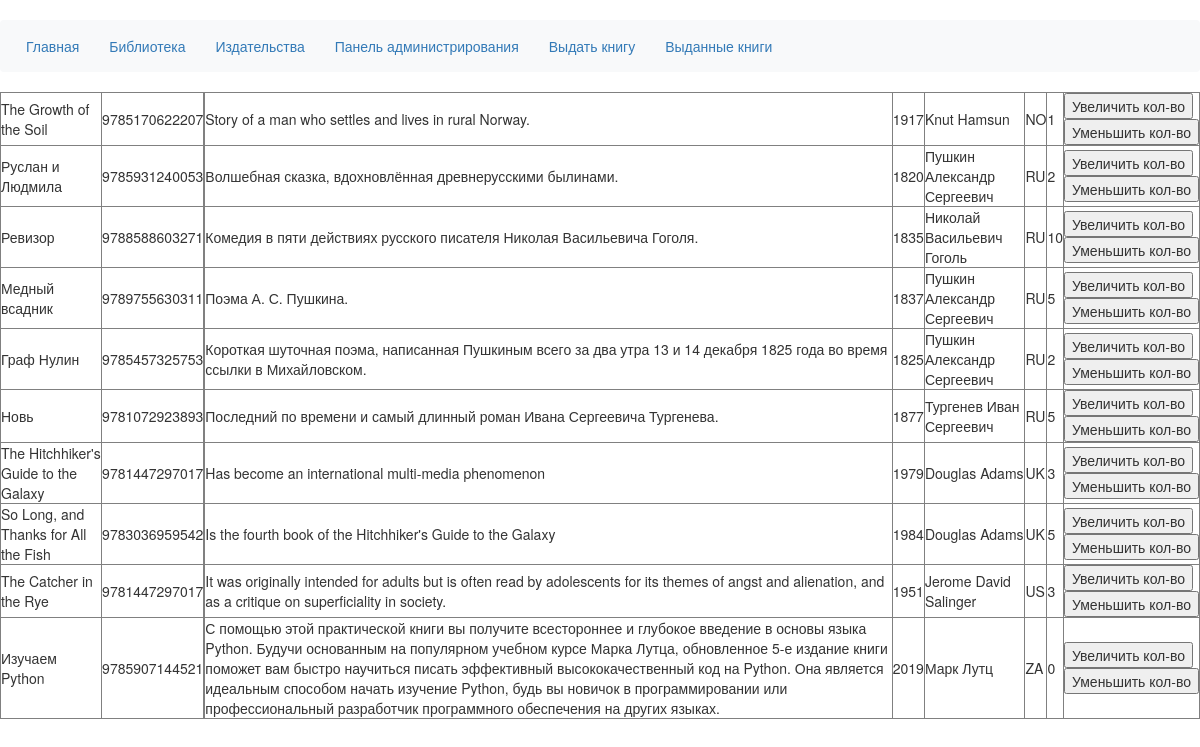
The page / on the database its author committed.
### p_library/models.py (models this page shows, shortened)
class Book(models.Model):
    ISBN = models.CharField(max_length=13)
    title = models.TextField()
    description = models.TextField()
    year_release = models.SmallIntegerField()
    author = models.ForeignKey(Author, on_delete=models.CASCADE)
    publisher = models.ForeignKey(Publisher, null=True, on_delete=models.CASCADE, blank=True, related_name='books')
    copy_count = models.SmallIntegerField(default=1)
    price = models.DecimalField(default = None, max_digits=6, decimal_places=2)
    friend_reader = models.ManyToManyField('p_library.Friend', related_name='book_reader', blank=True)
    image = models.ImageField(null=True, blank=True, upload_to='img/')

class Author(models.Model):
    full_name = models.TextField()
    birth_year = models.SmallIntegerField()
    country = models.CharField(max_length=2)

### p_library/views.py (the view)
# urls.py: path('', views.index),
def index(request):
    template = loader.get_template('index.html')
    books = Book.objects.all()
    biblio_data = {
        "title": "мою библиотеку",
        "books": books,
    }
    return HttpResponse(template.render(biblio_data, request))

### p_library/templates/index.html (shortened to what this page needs)
{% extends 'base.html' %}
{% block content %}
<table border="1">
    {% for book in books %}
        <tr>
            <td>{{ book.title }}</td>
            <td>{{ book.ISBN }}</td>
            <td>{{ book.description }}</td>
            <td>{{ book.year_release }}</td>
            <td>{{ book.author.full_name }}</td>
            <td>{{ book.author.country }}</td>
            <td>{{ book.copy_count }}</td>
            <td>
                <form action="/index/book_increment/" method="post" enctype="multipart/form-data">
                    <input type="submit" value="Увеличить кол-во" />
                </form>
                <form action="/index/book_decrement/" method="post" enctype="multipart/form-data">
                    <input type="submit" value="Уменьшить кол-во" />
                </form>
            </td>
        </tr>
    {% endfor %}
</table>
{% endblock %}

### p_library/templates/base.html (shortened to what this page needs)
<!DOCTYPE html>
{% load static %}
<html lang="en">
<head>
  <link rel="stylesheet" type="text/css" href="{% static 'css/bootstrap.min.css' %}" />
  <link rel="stylesheet" type="text/css" href="{% static 'css/bootstrap.css' %}" />
</head>
<body>
  <nav id="center" class="navbar navbar-expand-lg navbar-light bg-light">
    <ul class="nav justify-content-center">
      <li class="nav-item">
        <a class="nav-link active" href="/">Главная</a>
      </li>
      <li class="nav-item">
        <a class="nav-link" href="/index">Библиотека</a>
      </li>
      <li class="nav-item">
        <a class="nav-link" href="/publisher">Издательства</a>
      </li>
      <li class="nav-item">
        <a class="nav-link" href="/admin">Панель администрирования</a>
      </li>
      <li>
        <a class="nav-link" href="/friend_add">Выдать книгу</a>
      </li>
      <li>
        <a class="nav-link" href="/friend_list">Выданные книги</a>
      </li>
    </ul>
  </nav>
  {% block content %} {% endblock %}
</body>
</html>

### rows shown on the page
Book: title "The Growth of the Soil", ISBN "9785170622207", description "Story of a man who settles and lives in rural Norway.", year_release "1917", author.full_name "Knut Hamsun", author.country "NO", copy_count "1"
Book: title "Руслан и Людмила", ISBN "9785931240053", description "Волшебная сказка, вдохновлённая древнерусскими былинами.", year_release "1820", author.full_name "Пушкин Александр Сергеевич", author.country "RU", copy_count "2"
Book: title "Ревизор", ISBN "9788588603271", description "Комедия в пяти действиях русского писателя Николая Васильевича Гоголя.", year_release "1835", author.full_name "Николай Васильевич Гоголь", author.country "RU", copy_count "10"
Book: title "Медный всадник", ISBN "9789755630311", description "Поэма А. С. Пушкина.", year_release "1837", author.full_name "Пушкин Александр Сергеевич", author.country "RU", copy_count "5"
Book: title "Граф Нулин", ISBN "9785457325753", description "Короткая шуточная поэма, написанная Пушкиным всего за два утра 13 и 14 декабря 1825 года во время ссылки в Михайловском.", year_release "1825", author.full_name "Пушкин Александр Сергеевич", author.country "RU", copy_count "2"
Book: title "Новь", ISBN "9781072923893", description "Последний по времени и самый длинный роман Ивана Сергеевича Тургенева.", year_release "1877", author.full_name "Тургенев Иван Сергеевич", author.country "RU", copy_count "5"
Book: title "The Hitchhiker's Guide to the Galaxy", ISBN "9781447297017", description "Has become an international multi-media phenomenon", year_release "1979", author.full_name "Douglas Adams", author.country "UK", copy_count "3"
Book: title "So Long, and Thanks for All the Fish", ISBN "9783036959542", description "Is the fourth book of the Hitchhiker's Guide to the Galaxy", year_release "1984", author.full_name "Douglas Adams", author.country "UK", copy_count "5"
Book: title "The Catcher in the Rye", ISBN "9781447297017", description "It was originally intended for adults but is often read by adolescents for its themes of angst and alienation, and as a critique on superficiality in society.", year_release "1951", author.full_name "Jerome David Salinger", author.country "US", copy_count "3"
Book: title "Изучаем Python", ISBN "9785907144521", description "С помощью этой практической книги вы получите всестороннее и глубокое введение в основы языка Python. Будучи основанным на популярном учебном курсе Марка Лутца, обновленное 5-е издание книги поможет вам быстро научиться писать эффективный высококачественный код на Python. Она является идеальным способом начать изучение Python, будь вы новичок в программировании или профессиональный разработчик программного обеспечения на других языках.", year_release "2019", author.full_name "Марк Лутц", author.country "ZA", copy_count "0"
